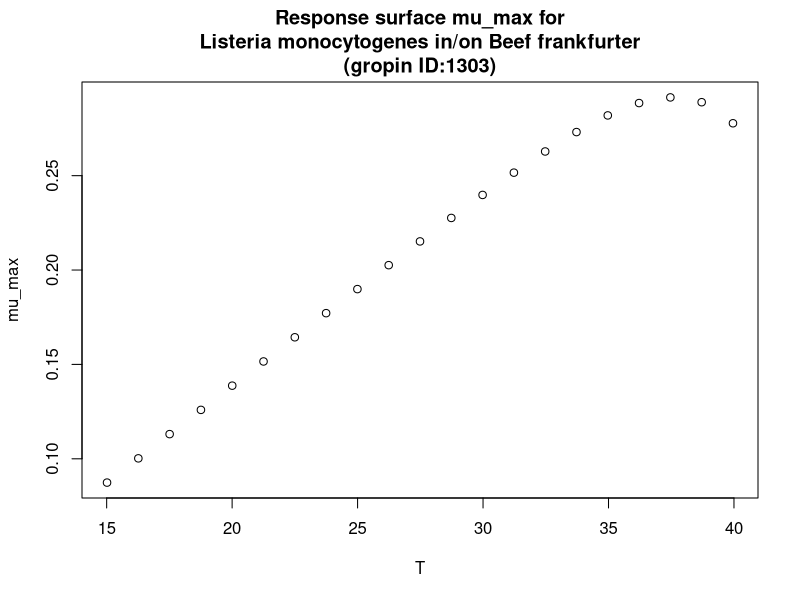

Write R code to recreate this figure.
#############################
# start of Parameter script
#############################
T <- seq(15.015,39.96003996004,length.out=21)
#############################
# end of Parameter script
#############################
############################# 
# start of Model script Gropin ID 1303 
#############################
 
# constant coefficients for this model
 
variables <- data.frame(T)
argumentsPar <- expand.grid(variables)
 
# heart of the model
response_surface <- function(T) {
   mumax <-0.0103*(T-6.53)*(1-exp(0.328*(T-44.97)))

return(mumax=mumax)
} 

# output parameters
mumax <- cbind(argumentsPar,response_surface(argumentsPar['T']))
colnames(mumax) <- c(colnames(argumentsPar),'mumax')
#############################
# End of Model script
#############################
############################# 
# start of Visualisation script Gropin ID 1303 
#############################
plot(T,mumax$mumax,
                          xlab='T',
                          ylab='mu_max',main='Response surface mu_max for
Listeria monocytogenes in/on Beef frankfurter
(gropin ID:1303)')
#############################
# End of Visualisation script
#############################
